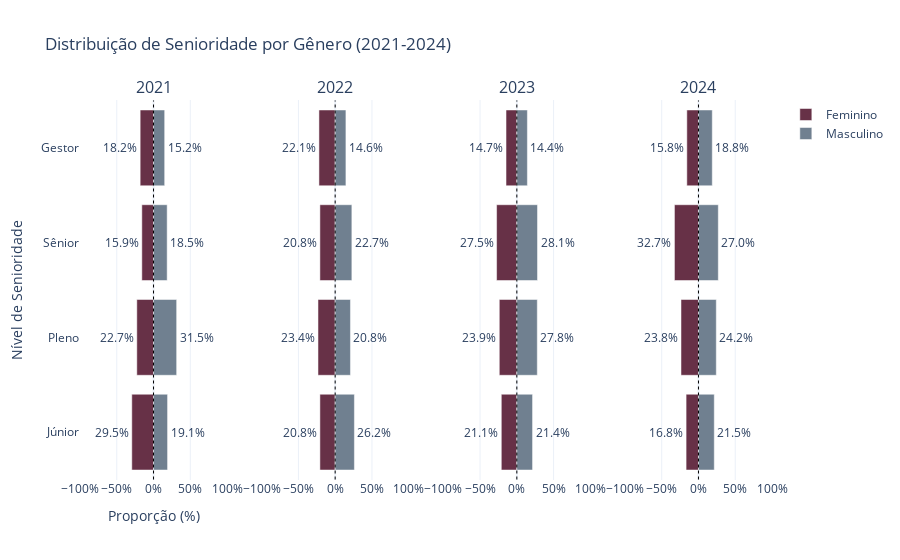

Source (notebook cell):
### Code cell
# Proporção niveis senioridade x genero

# Criando um DataFrame agrupado para contar quantas pessoas há por nível de senioridade e gênero
df_grouped = df_rj.groupby(["ano_pesquisa", "nivel", "genero"]).size().reset_index(name="count")

# Calculando o total por ano e gênero para depois calcular proporções
totais_por_ano_genero = df_rj.groupby(["ano_pesquisa", "genero"]).size().reset_index(name="total")
df_grouped = df_grouped.merge(totais_por_ano_genero, on=["ano_pesquisa", "genero"])

# Calculando a proporção
df_grouped["proporção"] = df_grouped["count"] / df_grouped["total"] * 100

# Criando a figura com subplots
fig = make_subplots(rows=1, cols=4, shared_yaxes=True, subplot_titles=["2021", "2022", "2023", "2024"])

anos = ['2021', '2022', '2023', '2024']
cores = {"Masculino": "#708090", "Feminino": "#673147"}

for i, ano in enumerate(anos):
    # Filtrando dados do ano atual
    df_ano = df_grouped[df_grouped["ano_pesquisa"] == ano]
    
    # Criando um pivot para senioridade x gênero
    df_plot = df_ano.pivot(index="nivel", columns="genero", values="proporção").fillna(0)
    
    # Garantindo que as colunas existam, preenchendo com 0 se necessário
    for genero in ["Masculino", "Feminino"]:
        if genero not in df_plot.columns:
            df_plot[genero] = 0
    
    # Filtrando níveis que têm pelo menos um registro
    df_plot = df_plot[(df_plot["Masculino"] > 0) | (df_plot["Feminino"] > 0)]
    
    # Se não houver dados, continue para o próximo ano
    if df_plot.empty:
        continue
    
    # Adicionando barras para Feminino (negativo para inverter no gráfico)
    fig.add_trace(go.Bar(
        y=df_plot.index,
        x=-df_plot["Feminino"],
        name="Feminino",
        orientation="h",
        marker=dict(color=cores["Feminino"]),
        text=[f"{val:.1f}%" for val in df_plot["Feminino"]],
        textposition="outside",
        showlegend=True if i == 0 else False
    ), row=1, col=i+1)

    # Adicionando barras para Masculino
    fig.add_trace(go.Bar(
        y=df_plot.index,
        x=df_plot["Masculino"],
        name="Masculino",
        orientation="h",
        marker=dict(color=cores["Masculino"]),
        text=[f"{val:.1f}%" for val in df_plot["Masculino"]],
        textposition="outside",
        showlegend=True if i == 0 else False
    ), row=1, col=i+1)

# Configurando layout
fig.update_layout(
    title="Distribuição de Senioridade por Gênero (2021-2024)",
    xaxis_title="Proporção (%)",
    yaxis_title="Nível de Senioridade",
    barmode="relative",
    template="plotly_white"
)

# Ajustando os eixos X para mostrar valores em percentuais
for i in range(1, 5):
    fig.update_xaxes(ticksuffix="%", range=[-100, 100], row=1, col=i)
    
    # Adicionando linhas de referência em 0
    fig.add_shape(
        type="line",
        x0=0, y0=-0.5,
        x1=0, y1=len(df_plot.index) - 0.5,
        line=dict(color="black", width=1, dash="dot"),
        row=1, col=i
    )

fig.show()

### Figure 1 — Plotly figure (JSON) as saved in the notebook; plotly's stock layout.template omitted (floating-point values rounded to 4 significant figures)
{"data": [{"marker": {"color": "#673147"}, "name": "Feminino", "orientation": "h", "showlegend": true, "text": ["29.5%", "22.7%", "15.9%", "18.2%"], "textposition": "outside", "type": "bar", "x": [-29.55, -22.73, -15.91, -18.18], "xaxis": "x", "y": ["Júnior", "Pleno", "Sênior", "Gestor"], "yaxis": "y"}, {"marker": {"color": "#708090"}, "name": "Masculino", "orientation": "h", "showlegend": true, "text": ["19.1%", "31.5%", "18.5%", "15.2%"], "textposition": "outside", "type": "bar", "x": [19.1, 31.46, 18.54, 15.17], "xaxis": "x", "y": ["Júnior", "Pleno", "Sênior", "Gestor"], "yaxis": "y"}, {"marker": {"color": "#673147"}, "name": "Feminino", "orientation": "h", "showlegend": false, "text": ["20.8%", "23.4%", "20.8%", "22.1%"], "textposition": "outside", "type": "bar", "x": [-20.78, -23.38, -20.78, -22.08], "xaxis": "x2", "y": ["Júnior", "Pleno", "Sênior", "Gestor"], "yaxis": "y2"}, {"marker": {"color": "#708090"}, "name": "Masculino", "orientation": "h", "showlegend": false, "text": ["26.2%", "20.8%", "22.7%", "14.6%"], "textposition": "outside", "type": "bar", "x": [26.15, 20.77, 22.69, 14.62], "xaxis": "x2", "y": ["Júnior", "Pleno", "Sênior", "Gestor"], "yaxis": "y2"}, {"marker": {"color": "#673147"}, "name": "Feminino", "orientation": "h", "showlegend": false, "text": ["21.1%", "23.9%", "27.5%", "14.7%"], "textposition": "outside", "type": "bar", "x": [-21.1, -23.85, -27.52, -14.68], "xaxis": "x3", "y": ["Júnior", "Pleno", "Sênior", "Gestor"], "yaxis": "y3"}, {"marker": {"color": "#708090"}, "name": "Masculino", "orientation": "h", "showlegend": false, "text": ["21.4%", "27.8%", "28.1%", "14.4%"], "textposition": "outside", "type": "bar", "x": [21.41, 27.83, 28.13, 14.37], "xaxis": "x3", "y": ["Júnior", "Pleno", "Sênior", "Gestor"], "yaxis": "y3"}, {"marker": {"color": "#673147"}, "name": "Feminino", "orientation": "h", "showlegend": false, "text": ["16.8%", "23.8%", "32.7%", "15.8%"], "textposition": "outside", "type": "bar", "x": [-16.83, -23.76, -32.67, -15.84], "xaxis": "x4", "y": ["Júnior", "Pleno", "Sênior", "Gestor"], "yaxis": "y4"}, {"marker": {"color": "#708090"}, "name": "Masculino", "orientation": "h", "showlegend": false, "text": ["21.5%", "24.2%", "27.0%", "18.8%"], "textposition": "outside", "type": "bar", "x": [21.5, 24.23, 26.96, 18.77], "xaxis": "x4", "y": ["Júnior", "Pleno", "Sênior", "Gestor"], "yaxis": "y4"}], "layout": {"annotations": [{"font": {"size": 16}, "showarrow": false, "text": "2021", "x": 0.1062, "xanchor": "center", "xref": "paper", "y": 1, "yanchor": "bottom", "yref": "paper"}, {"font": {"size": 16}, "showarrow": false, "text": "2022", "x": 0.3688, "xanchor": "center", "xref": "paper", "y": 1, "yanchor": "bottom", "yref": "paper"}, {"font": {"size": 16}, "showarrow": false, "text": "2023", "x": 0.6313, "xanchor": "center", "xref": "paper", "y": 1, "yanchor": "bottom", "yref": "paper"}, {"font": {"size": 16}, "showarrow": false, "text": "2024", "x": 0.8938, "xanchor": "center", "xref": "paper", "y": 1, "yanchor": "bottom", "yref": "paper"}], "barmode": "relative", "shapes": [{"line": {"color": "black", "dash": "dot", "width": 1}, "type": "line", "x0": 0, "x1": 0, "xref": "x", "y0": -0.5, "y1": 3.5, "yref": "y"}, {"line": {"color": "black", "dash": "dot", "width": 1}, "type": "line", "x0": 0, "x1": 0, "xref": "x2", "y0": -0.5, "y1": 3.5, "yref": "y2"}, {"line": {"color": "black", "dash": "dot", "width": 1}, "type": "line", "x0": 0, "x1": 0, "xref": "x3", "y0": -0.5, "y1": 3.5, "yref": "y3"}, {"line": {"color": "black", "dash": "dot", "width": 1}, "type": "line", "x0": 0, "x1": 0, "xref": "x4", "y0": -0.5, "y1": 3.5, "yref": "y4"}], "title": {"text": "Distribuição de Senioridade por Gênero (2021-2024)"}, "xaxis": {"anchor": "y", "domain": [0, 0.2125], "range": [-100, 100], "ticksuffix": "%", "title": {"text": "Proporção (%)"}}, "xaxis2": {"anchor": "y2", "domain": [0.2625, 0.475], "range": [-100, 100], "ticksuffix": "%"}, "xaxis3": {"anchor": "y3", "domain": [0.525, 0.7375], "range": [-100, 100], "ticksuffix": "%"}, "xaxis4": {"anchor": "y4", "domain": [0.7875, 1], "range": [-100, 100], "ticksuffix": "%"}, "yaxis": {"anchor": "x", "domain": [0, 1], "title": {"text": "Nível de Senioridade"}}, "yaxis2": {"anchor": "x2", "domain": [0, 1], "matches": "y", "showticklabels": false}, "yaxis3": {"anchor": "x3", "domain": [0, 1], "matches": "y", "showticklabels": false}, "yaxis4": {"anchor": "x4", "domain": [0, 1], "matches": "y", "showticklabels": false}}}
